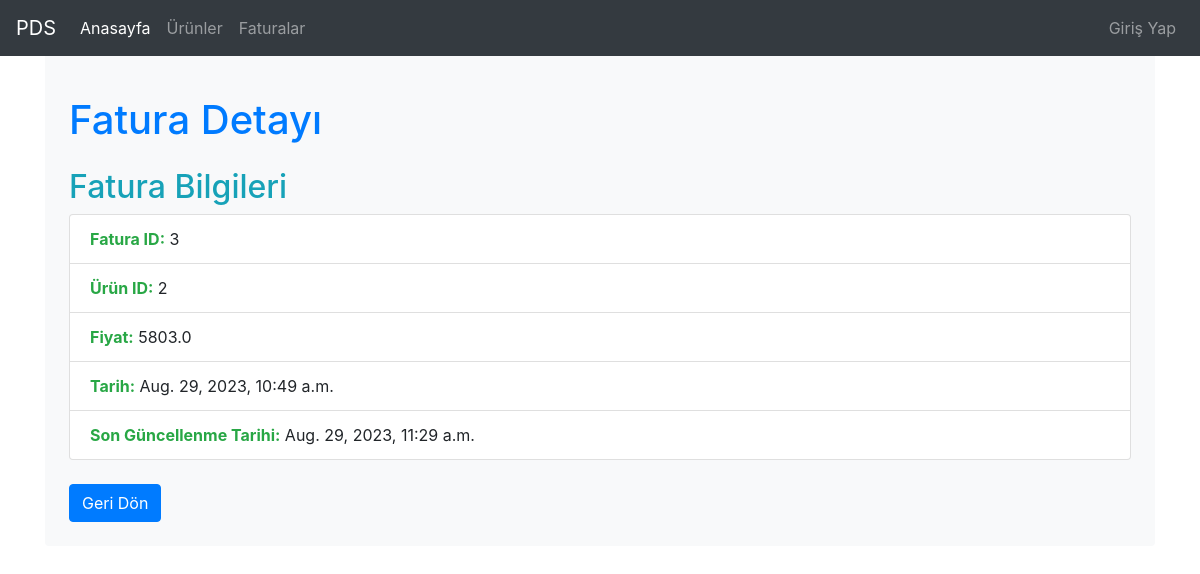
Page /faturalar/3 on the committed database.
### products/models.py (models this page shows)
class Fatura(models.Model):
    urun = models.ForeignKey(Urun, on_delete=models.CASCADE)
    fiyat = models.FloatField()
    created_at = models.DateTimeField(auto_now_add=True)
    updated_at = models.DateTimeField(auto_now=True)

### products/views.py (the view)
# urls.py: path("faturalar/<int:id>", vws.detailfatura, name="detailfatura"),
def detailfatura(request,id):
    fatura = Fatura.objects.filter(id = id).first()
    return render(request, "detailfatura.html", {"fatura":fatura})

### templates/detailfatura.html
{% extends "layout.html" %}
{% block body %}
<div class="container bg-light p-4 rounded">
    <h1 class="mt-4 text-primary">Fatura Detayı</h1>
    {% if fatura %}
        <div class="mt-4">
            <h2 class="text-info">Fatura Bilgileri</h2>
            <ul class="list-group">
                <li class="list-group-item"><strong class="text-success">Fatura ID:</strong> {{ fatura.id }}</li>
                <li class="list-group-item"><strong class="text-success">Ürün ID:</strong> {{ fatura.urun_id }}</li>
                <li class="list-group-item"><strong class="text-success">Fiyat:</strong> {{ fatura.fiyat }}</li>
                <li class="list-group-item"><strong class="text-success">Tarih:</strong> {{ fatura.created_at }}</li>
                <li class="list-group-item"><strong class="text-success">Son Güncellenme Tarihi:</strong> {{ fatura.updated_at }}</li>
            </ul>
        </div>
    {% else %}
        <p class="mt-4 text-danger">Böyle bir fatura bulunamadı.</p>
    {% endif %}
    <div class="mt-4">
        <a href="/faturalar/" class="btn btn-primary">Geri Dön</a>
    </div>
</div>
{% endblock body %}

### rows in the picture
Fatura: id "3", urun_id "2", fiyat "5803.0", created_at "Aug. 29, 2023, 10:49 a.m.", updated_at "Aug. 29, 2023, 11:29 a.m."
